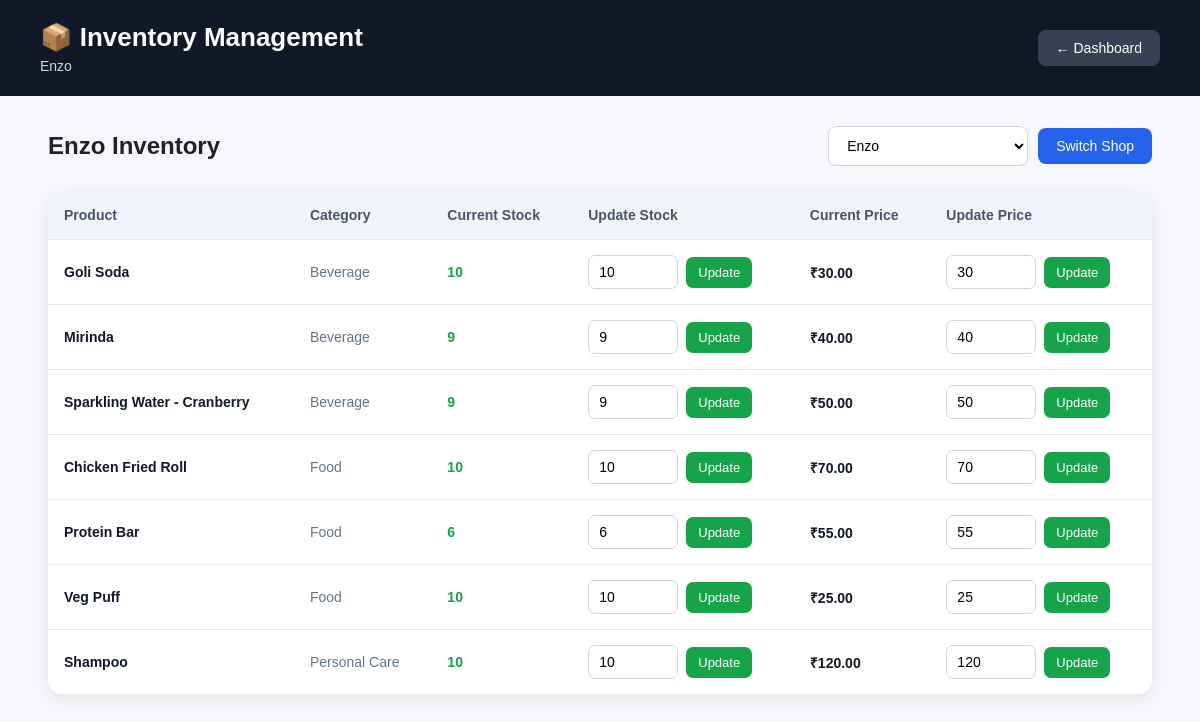
Before: /inventory/1 with the older database file.
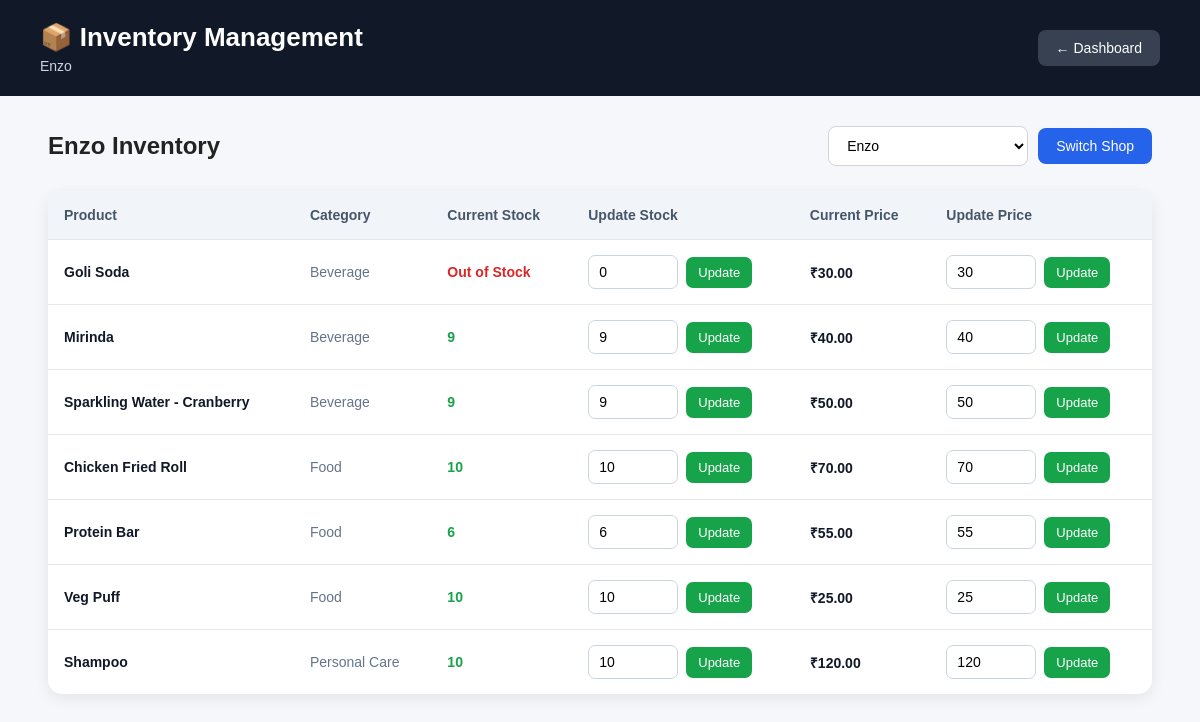
After: the same page with the newer database file.
### tables this page shows
CREATE TABLE inventory (
    shop_id INTEGER,
    product_id INTEGER,
    stock INTEGER NOT NULL,
    price INTEGER NOT NULL,

    PRIMARY KEY (shop_id, product_id),

    FOREIGN KEY (shop_id) REFERENCES shops(id),
    FOREIGN KEY (product_id) REFERENCES products(id)
);

CREATE TABLE products (
    id INTEGER PRIMARY KEY,
    name TEXT NOT NULL,
    category TEXT NOT NULL
);

### app.py (the view)
@app.route("/inventory/<int:shop_id>")
def inventory(shop_id):
            conn = get_db_connection()
            shop = conn.execute(
                "SELECT * FROM shops WHERE id=?",
                (shop_id,)
            ).fetchone()
            shops = conn.execute(
                "SELECT * FROM shops"
            ).fetchall()
            inventory = conn.execute("""
                SELECT
                    inventory.product_id,
                    inventory.price,
                    inventory.stock,

                    products.name AS product_name,
                    products.category

                FROM inventory

                JOIN products
                    ON inventory.product_id = products.id

                WHERE inventory.shop_id = ?

                ORDER BY products.category, products.name
            """, (shop_id,)).fetchall()
            conn.close()
            return render_template(
                "inventory.html",
                shop=shop,
                shops=shops,
                inventory=inventory
            )

### app.py (called while the page is built)
def get_db_connection():
    conn = sqlite3.connect("campus_cart.db")
    conn.row_factory = sqlite3.Row
    return conn

### templates/inventory.html (shortened to what the changed rows need)
<!DOCTYPE html>
<html lang="en">
<head>
</head>
<body>
    <div class="header">
        <div>
            <h1>📦 Inventory Management</h1>
        </div>
    </div>
    <div class="container">
        <div class="top-section">
            <div>
                <h2>{{ shop['name'] }} Inventory</h2>
            </div>
        </div>
        <div class="inventory-card">
            {% if inventory %}
            <table>
                <thead>
                    <tr>
                        <th>Product</th>
                        <th>Category</th>
                        <th>Current Stock</th>
                        <th>Update Stock</th>
                        <th>Current Price</th>
                        <th>Update Price</th>
                    </tr>
                </thead>
                <tbody>
                    {% for item in inventory %}
                    <tr>
                        <td>
                            <div class="product-name">
                                {{ item['product_name'] }}
                            </div>
                        </td>
                        <td>
                            <span class="category">
                                {{ item['category'] }}
                            </span>
                        </td>
                        <td>
                            {% if item['stock'] == 0 %}
                                <span style="color:#dc2626;font-weight:bold;">
                                    Out of Stock
                                </span>
                            {% elif item['stock'] <= 5 %}
                                <span style="color:#ea580c;font-weight:bold;">
                                    {{ item['stock'] }} left
                                </span>
                            {% else %}
                                <span style="color:#16a34a;font-weight:bold;">
                                    {{ item['stock'] }}
                                </span>
                            {% endif %}
                        </td>
                        <td>
                            <form
                                action="{{ url_for('update_stock') }}"
                                method="POST"
                                class="stock-form"
                            >
                                <input
                                    type="number"
                                    name="stock"
                                    value="{{ item['stock'] }}"
                                    min="0"
                                    required
                                >
                                <button
                                    type="submit"
                                    class="update-btn"
                                >
                                    Update
                                </button>
                            </form>
                        </td>
                        <td>
                            <span class="price">
                                ₹{{ "%.2f"|format(item['price']) }}
                            </span>
                        </td>
                        <td>
                            <form
                                action="{{ url_for('update_price') }}"
                                method="POST"
                                class="price-form"
                            >
                                <input
                                    type="number"
                                    name="price"
                                    value="{{ item['price'] }}"
                                    min="0"
                                    step="0.01"
                                    required
                                >
                                <button
                                    type="submit"
                                    class="update-btn"
                                >
                                    Update
                                </button>
                            </form>
                        </td>
                    </tr>
                    {% endfor %}
                </tbody>
            </table>
            {% endif %}
        </div>
    </div>
</body>
</html>

Changed rows visible on the page:
changed inventory "Goli Soda": stock "10" → "0"; stock "10" → (not shown); now shows "Out of Stock"
